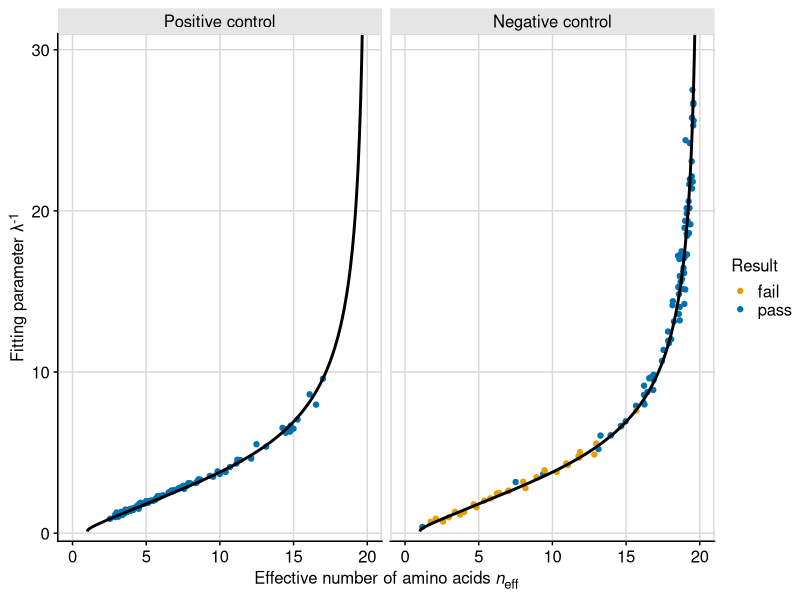

Write R code to recreate this figure.
## ---- chunk 1
knitr::opts_chunk$set(echo = TRUE)
## ---- chunk 2
library(tidyverse)
library(stringr)
library(cowplot)
library(broom)
library(ggtext)
theme_set(theme_cowplot())

## ---- chunk 3
###### exponential ######
# generate data into tidy_align df
# correct method: multinomial with expo prob function
# p(k)=ce^(-lambda*k)
# rmultinom(1, 500, exp(-1*(0:19)))
# 1 site with 500 aa counts
# range of lambda to get range of eff n

# generate 110 values of lambda evenly spaced between 0.15 and 1
lambda_exp <- seq(0.10, 1, length.out = 110)

# function for multinomial sampling with exponential probability function
sample_null_exp <- function(lambda){
  
  # 1 site with 500 sequences
  null_site_exp <- t(rmultinom(1, 500, exp(-lambda*(0:19))))
  
}

# get count data for each lambda value
null_exp <- lapply(lambda_exp, sample_null_exp)

# convert list to dataframe
null_exp <- data.frame(
  matrix(
    unlist(null_exp), 
    nrow=length(null_exp), 
    byrow=T
  )
)

# recreate all_count df (site, aa, count)
null_exp %>% 
  mutate(site = seq(1:nrow(null_exp))) %>% 
  pivot_longer(
    -site, 
    names_to = "aa", 
    values_to = "count"
  ) -> all_count_exp

###### normal dist ######
# correct method: multinomial with normal prob function
# p(k)=ce^(-(k-10)^2/(sigma^2))
# range of sigman, range of neff
# 1 site with 500 aa counts

# generate 110 values of sigma evenly spaced between 0.5 and 15
sigma_nrm <- seq(0.5, 15, length.out = 110)

# function for multinomial sampling with normal probability function
sample_null_nrm <- function(sigma){
  
  # 1 site with 500 sequences
  null_site_nrm <- t(rmultinom(1, 500, exp(-1*((0:19)-10)^2/(sigma^2))))
  
}

# get count data for each sigma value
null_nrm <- lapply(sigma_nrm, sample_null_nrm)

# convert list to dataframe
null_nrm <- data.frame(
  matrix(
    unlist(null_nrm), 
    nrow=length(null_nrm), 
    byrow=T
  )
)

# recreate all_count df (site, aa, count)
null_nrm %>% 
  mutate(site = seq(1:nrow(null_nrm))) %>% 
  pivot_longer(
    -site, 
    names_to = "aa", 
    values_to = "count"
  ) -> all_count_nrm


## ---- chunk 4
# USING ONLY OBSERVED AA
# order aa by relative frequency
all_count_exp %>%
  arrange(all_count_exp$site, desc(count)) -> ordered_count_exp
all_count_nrm %>%
  arrange(all_count_nrm$site, desc(count)) -> ordered_count_nrm

# make the categorical variable (aa) numerical (k) by numbering aa's 1-20 in order of freq
ordered_count_exp %>%
  group_by(site) %>%
  mutate(k = as.numeric(0:19)) -> ordered_count_exp
ordered_count_nrm %>%
  group_by(site) %>%
  mutate(k = as.numeric(0:19)) -> ordered_count_nrm

# remove aa with zero values
ordered_count_exp %>%
  filter(count > 0) -> observed_aa_exp
ordered_count_nrm %>%
  filter(count > 0) -> observed_aa_nrm

# count relative to most frequent - rescale to 1 for highly conserved sites
observed_aa_exp %>%
  group_by(site) %>%
  mutate(rel_count = count/max(count)) -> observed_aa_exp
observed_aa_nrm %>%
  group_by(site) %>%
  mutate(rel_count = count/max(count)) -> observed_aa_nrm

# log-transformed data
observed_aa_exp %>%
  mutate(ln_count = log(rel_count)) -> observed_aa_exp 
observed_aa_nrm %>%
  mutate(ln_count = log(rel_count)) -> observed_aa_nrm 

# fit to a linear function, using map and BROOM 
# SET INTERCEPT TO 0
observed_aa_exp %>% 
  nest(data = c(aa, count, k, rel_count, ln_count)) %>%
  mutate(
    fit = map(data, ~ lm(ln_count ~ 0 + k, data = .)),
    slope = map_dbl(fit, ~ (.)$coefficients[1])
  ) %>% 
  select(-data, -fit) -> observed_fits_exp
observed_aa_nrm %>% 
  nest(data = c(aa, count, k, rel_count, ln_count)) %>%
  mutate(
    fit = map(data, ~ lm(ln_count ~ 0 + k, data = .)),
    slope = map_dbl(fit, ~ (.)$coefficients[1])
  ) %>% 
  select(-data, -fit) -> observed_fits_nrm

ordered_count_exp %>% 
  left_join(observed_fits_exp, by = "site") %>%
  mutate(est_dist = exp(k*slope)) -> ordered_count_exp
ordered_count_nrm %>% 
  left_join(observed_fits_nrm, by = "site") %>%
  mutate(est_dist = exp(k*slope)) -> ordered_count_nrm

# rescale to compare w raw count
ordered_count_exp %>%
  group_by(site) %>%
  mutate(est_rel = est_dist/sum(est_dist)) %>%
  mutate(est_count = sum(count)*est_rel) -> ordered_count_exp
ordered_count_nrm %>%
  group_by(site) %>%
  mutate(est_rel = est_dist/sum(est_dist)) %>%
  mutate(est_count = sum(count)*est_rel) -> ordered_count_nrm


## ---- chunk 5
# exponential
ordered_count_exp %>% 
  nest(data = c(aa, count, k, slope, est_dist, est_rel, est_count)) %>%
  mutate(
    chisq = map(data, ~ sum(((.$count - .$est_count)^2)/.$est_count)),
    p_value = map_dbl(chisq, ~ pchisq(., 18, lower.tail=FALSE))
  ) %>% 
  select(-data) %>%
  mutate(p.adjusted = p.adjust(p_value, method= "fdr")) -> chisq_results_exp

chisq_results_exp %>%
  mutate(result = "pass") -> chisq_results_exp

chisq_results_exp$result[chisq_results_exp$p.adjusted < 0.05] <- "fail"

chisq_results_exp %>% filter(result == "fail") %>% nrow()/nrow(chisq_results_exp)

# normal
ordered_count_nrm %>% 
  nest(data = c(aa, count, k, slope, est_dist, est_rel, est_count)) %>%
  mutate(
    chisq = map(data, ~ sum(((.$count - .$est_count)^2)/.$est_count)),
    p_value = map_dbl(chisq, ~ pchisq(., 18, lower.tail=FALSE))
  ) %>% 
  select(-data) %>%
  mutate(p.adjusted = p.adjust(p_value, method= "fdr")) -> chisq_results_nrm

chisq_results_nrm %>%
  mutate(result = "pass") -> chisq_results_nrm

chisq_results_nrm$result[chisq_results_nrm$p.adjusted < 0.05] <- "fail"

chisq_results_nrm %>% filter(result == "fail") %>% nrow()/nrow(chisq_results_nrm)


## ---- chunk 6
# eff aa for actual distribution
observed_aa_exp %>%
  group_by(site) %>%
  mutate(frequency = (count)/sum(count)) -> site_aa_freq_exp
observed_aa_nrm %>%
  group_by(site) %>%
  mutate(frequency = (count)/sum(count)) -> site_aa_freq_nrm

site_aa_freq_exp %>% 
  mutate(flnf = frequency*log(frequency)) %>%
  group_by(site) %>% 
  summarize(
    entropy = -sum(flnf),
    eff_aa = exp(entropy),
    n = length(unique(aa))
  ) -> eff_aa_all_exp
site_aa_freq_nrm %>% 
  mutate(flnf = frequency*log(frequency)) %>%
  group_by(site) %>% 
  summarize(
    entropy = -sum(flnf),
    eff_aa = exp(entropy),
    n = length(unique(aa))
  ) -> eff_aa_all_nrm

# eff aa for estimated distribution
ordered_count_exp %>% 
  group_by(site) %>%
  mutate(freq = (est_count)/sum(est_count)) -> site_aa_freq_2_exp
site_aa_freq_2_exp %>% 
  mutate(flnf = freq*log(freq)) %>%
  group_by(site) %>%
  summarize(
    entr = -sum(flnf),
    eff_aa_est = exp(entr)
  ) -> eff_aa_all_est_exp
ordered_count_nrm %>% 
  group_by(site) %>%
  mutate(freq = (est_count)/sum(est_count)) -> site_aa_freq_2_nrm
site_aa_freq_2_nrm %>% 
  mutate(flnf = freq*log(freq)) %>%
  group_by(site) %>%
  summarize(
    entr = -sum(flnf),
    eff_aa_est = exp(entr)
  ) -> eff_aa_all_est_nrm

left_join(eff_aa_all_exp, eff_aa_all_est_exp) -> compare_eff_aa_exp
left_join(eff_aa_all_nrm, eff_aa_all_est_nrm) -> compare_eff_aa_nrm

## ---- chunk 7
observed_fits_exp %>%
  left_join(eff_aa_all_exp) %>% 
  select(site, slope, eff_aa)-> gam_v_effaa_exp
observed_fits_nrm %>%
  left_join(eff_aa_all_nrm) %>% 
  select(site, slope, eff_aa)-> gam_v_effaa_nrm

gam_v_effaa_exp %>%
  left_join(chisq_results_exp) %>% 
  select(site, slope, eff_aa, result) -> gam_v_effaa_exp
gam_v_effaa_nrm %>%
  left_join(chisq_results_nrm) %>% 
  select(site, slope, eff_aa, result) -> gam_v_effaa_nrm

# theoretical prediction
neff <- function(lambda_inv) {
  lambda <- 1/lambda_inv
  pi <- lambda*exp(-lambda*(0:19))
  C <- sum(pi)
  pi <- pi/C
  exp(-sum(pi*log(pi)))
}
#neff2(1/3)

df_theory <- data.frame(
  lambda_inv = (0:-400)/10, 
  ne = vapply((0:-400)/10, neff, numeric(1))
)

gam_v_effaa_exp %>% 
  mutate(null = "Positive control") -> gam_v_effaa_exp
gam_v_effaa_nrm %>% 
  mutate(null = "Negative control") -> gam_v_effaa_nrm

full_join(
  gam_v_effaa_exp, 
  gam_v_effaa_nrm, 
  by = c("site", "slope", "eff_aa", "result", "null")
) -> gam_v_effaa

## ---- chunk 8
# reorder panels
gam_v_effaa$null <- factor(
  gam_v_effaa$null, 
  levels = c("Positive control", "Negative control")
)

ggplot(gam_v_effaa, 
       aes(x = eff_aa, 
           y = -1/slope)) + 
  geom_point(aes(color = result)) +
  geom_line(
    data = df_theory, 
    aes(ne, -1*lambda_inv), 
    inherit.aes = FALSE, 
    size = 1
  ) +
  facet_wrap(vars(null)) +
  labs(
    x = "Effective number of amino acids *n*<sub>eff</sub>", 
    y = "Fitting parameter &lambda;<sup>-1</sup>",
    color = "Result"
  ) +
  scale_color_manual(
    values = c("#E69F00", "#0072B2")
  ) +
  scale_y_continuous(limits = c(-0.5, 31), expand = c(0, 0)) +
  scale_x_continuous(limits = c(0, 20)) +
  theme_cowplot(12, rel_small = 1) +
  panel_border() +
  background_grid() +
  theme(
    legend.position = "right",
    axis.title.x = element_markdown(),
    axis.title.y = element_markdown(),
    strip.background = element_rect(fill = "gray90")
  ) -> fig5

fig5

save_plot("figure5.png", fig5, ncol = 1, nrow = 1, base_height = 5,
          base_asp = 1.618, base_width = NULL)
